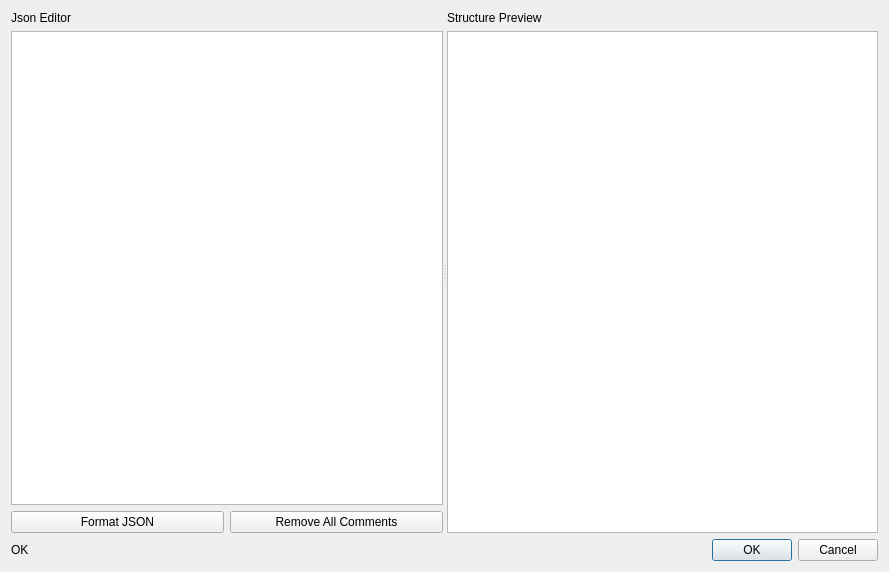
<?xml version="1.0" encoding="UTF-8"?>
<ui version="4.0">
 <class>JsonEditor</class>
 <widget class="QDialog" name="JsonEditor">
  <property name="windowModality">
   <enum>Qt::ApplicationModal</enum>
  </property>
  <property name="geometry">
   <rect>
    <x>0</x>
    <y>0</y>
    <width>889</width>
    <height>572</height>
   </rect>
  </property>
  <property name="windowTitle">
   <string>JSON Editor</string>
  </property>
  <property name="modal">
   <bool>true</bool>
  </property>
  <layout class="QGridLayout" name="gridLayout_3">
   <item row="0" column="0" colspan="2">
    <widget class="QSplitter" name="splitter">
     <property name="orientation">
      <enum>Qt::Horizontal</enum>
     </property>
     <property name="childrenCollapsible">
      <bool>false</bool>
     </property>
     <widget class="QWidget" name="layoutWidgetx">
      <layout class="QGridLayout" name="gridLayout">
       <item row="1" column="0" colspan="2">
        <widget class="QTextEdit" name="jsonEditor">
         <property name="font">
          <font>
           <family>Monospace</family>
          </font>
         </property>
         <property name="lineWrapMode">
          <enum>QTextEdit::NoWrap</enum>
         </property>
         <property name="acceptRichText">
          <bool>false</bool>
         </property>
        </widget>
       </item>
       <item row="2" column="0">
        <widget class="QPushButton" name="formatJsonBtn">
         <property name="text">
          <string>Format JSON</string>
         </property>
        </widget>
       </item>
       <item row="2" column="1">
        <widget class="QPushButton" name="removeCommentsBtn">
         <property name="text">
          <string>Remove All Comments</string>
         </property>
        </widget>
       </item>
       <item row="0" column="0" colspan="2">
        <widget class="QLabel" name="label">
         <property name="text">
          <string>Json Editor</string>
         </property>
        </widget>
       </item>
      </layout>
     </widget>
     <widget class="QWidget" name="layoutWidget">
      <layout class="QGridLayout" name="gridLayout_2">
       <item row="0" column="0">
        <widget class="QLabel" name="label_2">
         <property name="text">
          <string>Structure Preview</string>
         </property>
        </widget>
       </item>
       <item row="1" column="0">
        <widget class="QTreeView" name="jsonTree">
         <property name="editTriggers">
          <set>QAbstractItemView::NoEditTriggers</set>
         </property>
         <property name="alternatingRowColors">
          <bool>true</bool>
         </property>
         <property name="indentation">
          <number>15</number>
         </property>
         <property name="uniformRowHeights">
          <bool>true</bool>
         </property>
         <property name="allColumnsShowFocus">
          <bool>true</bool>
         </property>
         <attribute name="headerCascadingSectionResizes">
          <bool>true</bool>
         </attribute>
         <attribute name="headerMinimumSectionSize">
          <number>132</number>
         </attribute>
         <attribute name="headerDefaultSectionSize">
          <number>152</number>
         </attribute>
        </widget>
       </item>
      </layout>
     </widget>
    </widget>
   </item>
   <item row="1" column="0">
    <widget class="QLabel" name="jsonValidateStatus">
     <property name="text">
      <string>OK</string>
     </property>
    </widget>
   </item>
   <item row="1" column="1">
    <widget class="QDialogButtonBox" name="buttonBox">
     <property name="orientation">
      <enum>Qt::Horizontal</enum>
     </property>
     <property name="standardButtons">
      <set>QDialogButtonBox::Cancel|QDialogButtonBox::Ok</set>
     </property>
    </widget>
   </item>
  </layout>
 </widget>
 <tabstops>
  <tabstop>jsonEditor</tabstop>
  <tabstop>formatJsonBtn</tabstop>
  <tabstop>removeCommentsBtn</tabstop>
  <tabstop>jsonTree</tabstop>
 </tabstops>
 <resources/>
 <connections>
  <connection>
   <sender>buttonBox</sender>
   <signal>accepted()</signal>
   <receiver>JsonEditor</receiver>
   <slot>accept()</slot>
   <hints>
    <hint type="sourcelabel">
     <x>248</x>
     <y>254</y>
    </hint>
    <hint type="destinationlabel">
     <x>157</x>
     <y>274</y>
    </hint>
   </hints>
  </connection>
  <connection>
   <sender>buttonBox</sender>
   <signal>rejected()</signal>
   <receiver>JsonEditor</receiver>
   <slot>reject()</slot>
   <hints>
    <hint type="sourcelabel">
     <x>316</x>
     <y>260</y>
    </hint>
    <hint type="destinationlabel">
     <x>286</x>
     <y>274</y>
    </hint>
   </hints>
  </connection>
 </connections>
</ui>
